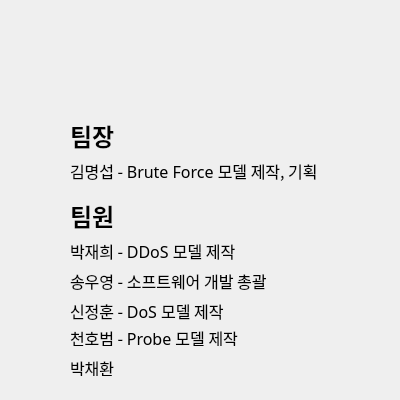
<?xml version="1.0" encoding="UTF-8"?>
<ui version="4.0">
 <class>Form</class>
 <widget class="QWidget" name="Form">
  <property name="geometry">
   <rect>
    <x>0</x>
    <y>0</y>
    <width>400</width>
    <height>400</height>
   </rect>
  </property>
  <property name="font">
   <font>
    <kerning>true</kerning>
   </font>
  </property>
  <property name="windowTitle">
   <string>제작자 정보</string>
  </property>
  <widget class="QLabel" name="label_2">
   <property name="geometry">
    <rect>
     <x>70</x>
     <y>120</y>
     <width>51</width>
     <height>31</height>
    </rect>
   </property>
   <property name="font">
    <font>
     <family>맑은 고딕</family>
     <pointsize>18</pointsize>
     <weight>75</weight>
     <bold>true</bold>
     <kerning>true</kerning>
    </font>
   </property>
   <property name="text">
    <string>팀장</string>
   </property>
  </widget>
  <widget class="QLabel" name="label_3">
   <property name="geometry">
    <rect>
     <x>70</x>
     <y>200</y>
     <width>56</width>
     <height>31</height>
    </rect>
   </property>
   <property name="font">
    <font>
     <family>맑은 고딕</family>
     <pointsize>18</pointsize>
     <weight>75</weight>
     <bold>true</bold>
     <kerning>true</kerning>
    </font>
   </property>
   <property name="text">
    <string>팀원</string>
   </property>
  </widget>
  <widget class="QLabel" name="label_4">
   <property name="geometry">
    <rect>
     <x>70</x>
     <y>160</y>
     <width>281</width>
     <height>21</height>
    </rect>
   </property>
   <property name="font">
    <font>
     <family>맑은 고딕</family>
     <pointsize>12</pointsize>
     <kerning>true</kerning>
    </font>
   </property>
   <property name="text">
    <string>김명섭 - Brute Force 모델 제작, 기획</string>
   </property>
  </widget>
  <widget class="QLabel" name="label_5">
   <property name="geometry">
    <rect>
     <x>70</x>
     <y>240</y>
     <width>271</width>
     <height>21</height>
    </rect>
   </property>
   <property name="font">
    <font>
     <family>맑은 고딕</family>
     <pointsize>12</pointsize>
     <kerning>true</kerning>
    </font>
   </property>
   <property name="text">
    <string>박재희 - DDoS 모델 제작</string>
   </property>
  </widget>
  <widget class="QLabel" name="label_6">
   <property name="geometry">
    <rect>
     <x>70</x>
     <y>270</y>
     <width>251</width>
     <height>21</height>
    </rect>
   </property>
   <property name="font">
    <font>
     <family>맑은 고딕</family>
     <pointsize>12</pointsize>
     <kerning>true</kerning>
    </font>
   </property>
   <property name="text">
    <string>송우영 - 소프트웨어 개발 총괄</string>
   </property>
  </widget>
  <widget class="QLabel" name="label_7">
   <property name="geometry">
    <rect>
     <x>70</x>
     <y>300</y>
     <width>281</width>
     <height>21</height>
    </rect>
   </property>
   <property name="font">
    <font>
     <family>맑은 고딕</family>
     <pointsize>12</pointsize>
     <kerning>true</kerning>
    </font>
   </property>
   <property name="text">
    <string>신정훈 - DoS 모델 제작</string>
   </property>
  </widget>
  <widget class="QLabel" name="label_8">
   <property name="geometry">
    <rect>
     <x>70</x>
     <y>330</y>
     <width>291</width>
     <height>16</height>
    </rect>
   </property>
   <property name="font">
    <font>
     <family>맑은 고딕</family>
     <pointsize>12</pointsize>
     <kerning>true</kerning>
    </font>
   </property>
   <property name="text">
    <string>천호범 - Probe 모델 제작</string>
   </property>
  </widget>
  <widget class="QLabel" name="label">
   <property name="geometry">
    <rect>
     <x>70</x>
     <y>360</y>
     <width>311</width>
     <height>16</height>
    </rect>
   </property>
   <property name="font">
    <font>
     <family>맑은 고딕</family>
     <pointsize>12</pointsize>
     <kerning>true</kerning>
    </font>
   </property>
   <property name="text">
    <string>박채환</string>
   </property>
  </widget>
  <widget class="QLabel" name="team_logo">
   <property name="geometry">
    <rect>
     <x>50</x>
     <y>10</y>
     <width>301</width>
     <height>101</height>
    </rect>
   </property>
   <property name="text">
    <string/>
   </property>
  </widget>
 </widget>
 <resources/>
 <connections/>
</ui>
